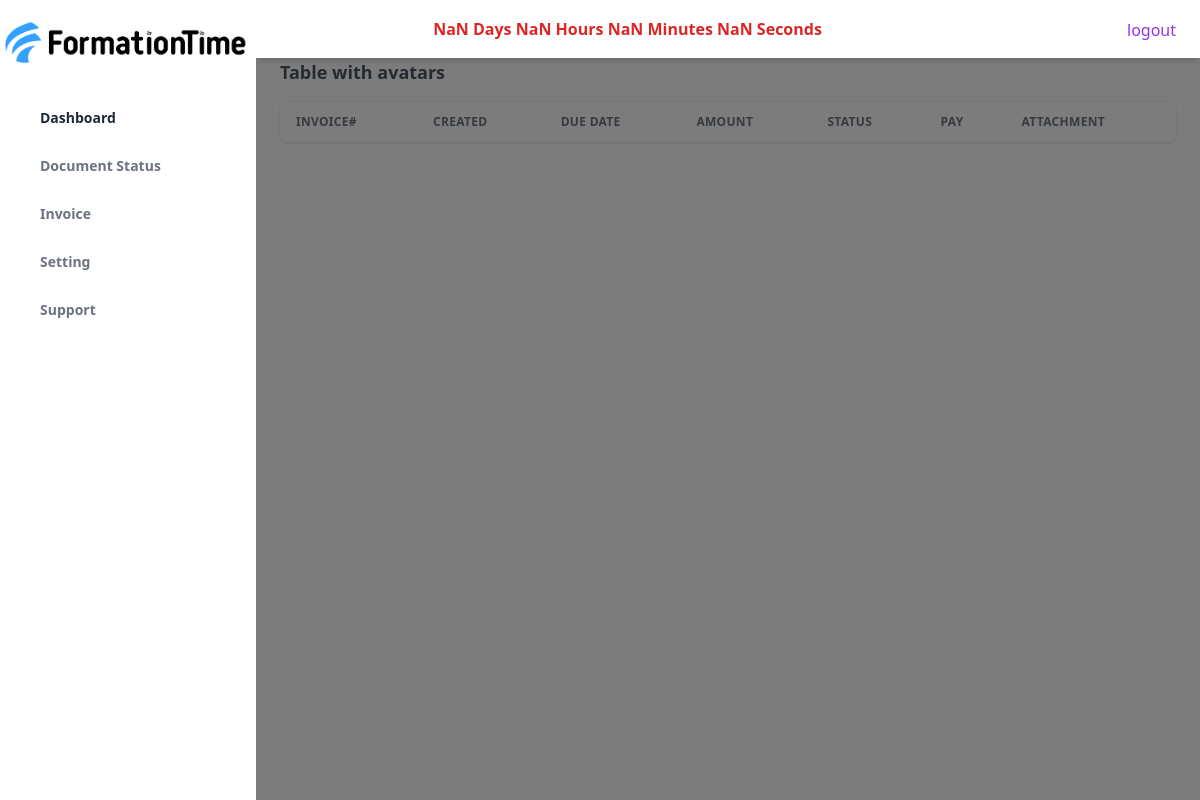
The app's page /invoice/ (signed in), older data.
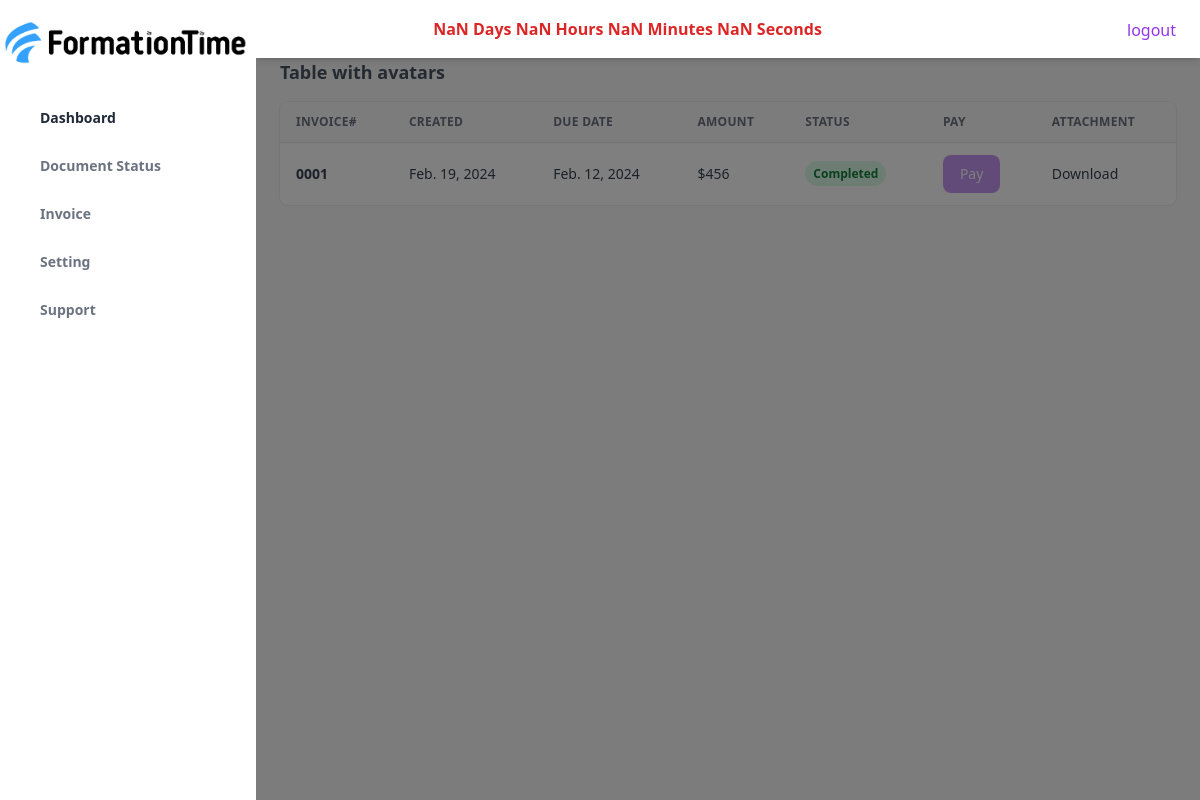
The same page, newer data.
### document/models.py (models this page shows, shortened)
class Invoice(models.Model):
    id = models.CharField(primary_key=True, max_length=10,editable=False)
    user = models.ForeignKey(Account, on_delete=models.CASCADE,blank=True,null=True)
    due_date = models.DateField(blank=True,null=True)
    created = models.DateField(auto_now=True)
    description = models.TextField(blank=True,null=True)
    amount = models.IntegerField()
    status = models.CharField(max_length=20,choices=Invoice_STATUS_CHOICES,blank=True,null=True)
    attachment = models.FileField(upload_to='invoice/',blank=True,null=True)
    pay_link = models.URLField(max_length=1000,blank=True,null=True)
    active_pay = models.BooleanField(default=False)

### document/views.py (the view)
# urls.py: path('invoice/',views.invoice_list),
@login_required()
def invoice_list(request):
    invoice_list = Invoice.objects.filter(user=request.user)
    return render(request,'document/invoice_list.html',{'invoice_list':invoice_list})

### template/document/invoice_list.html
{% extends 'base.html' %}
{% block content%}
<h4 class="mb-4 text-lg font-semibold text-gray-600 dark:text-gray-300">
  Table with avatars
</h4>
<div class="w-full mb-8 overflow-hidden rounded-lg shadow-xs">
  <div class="w-full overflow-x-auto">
    <table class="w-full whitespace-no-wrap">
      <thead>
        <tr
          class="text-xs font-semibold tracking-wide text-left text-gray-500 uppercase border-b dark:border-gray-700 bg-gray-50 dark:text-gray-400 dark:bg-gray-800">
          <th class="px-4 py-3">Invoice#</th>
          <th class="px-4 py-3">Created</th>
          <th class="px-4 py-3">Due Date</th>
          <th class="px-4 py-3">Amount</th>
          <th class="px-4 py-3">Status</th>
          <th class="px-4 py-3">Pay</th>
          <th class="px-4 py-3">Attachment</th>
        </tr>
      </thead>
      <tbody class="bg-white divide-y dark:divide-gray-700 dark:bg-gray-800">
        {% for invoice in invoice_list%}
        <tr class="text-gray-700 dark:text-gray-400">
          <td class="px-4 py-3">
            <div class="flex items-center text-sm">
              <p class="font-semibold">{{invoice.id}}</p>
            </div>
          </td>
          <td class="px-4 py-3 text-sm">
            {{invoice.created}}
          </td>
          <td class="px-4 py-3 text-sm">
            {{invoice.due_date}}
          </td>
          <td class="px-4 py-3 text-sm">
            ${{invoice.amount}}
          </td>
          <td class="px-4 py-3 text-xs">
            <span
              class="px-2 py-1 font-semibold leading-tight text-green-700 bg-green-100 rounded-full dark:bg-green-700 dark:text-green-100">
              {{invoice.get_status_display}}
            </span>
          </td>
          {%if invoice.active_pay%}
          <td class="px-4 py-3 text-sm">
            <a target="_blank" href="{{invoice.pay_link}}">
              <button
                  class="px-4 py-2 text-sm font-medium leading-5 text-white transition-colors duration-150 bg-purple-600 border border-transparent rounded-lg active:bg-purple-600 hover:bg-purple-700 focus:outline-none focus:shadow-outline-purple"
                >
                  Pay
                </button>
            </a>
          </td>
          {%else%}
          <td class="px-4 py-3 text-sm">
            <button
                  class="px-4 py-2 text-sm font-medium leading-5 text-white transition-colors duration-150 bg-purple-600 border border-transparent rounded-lg opacity-50 cursor-not-allowed focus:outline-none"
                >
                  Pay
                </button>
          </td>
          {%endif%}
          <td class="px-4 py-3 text-sm">
            <a target="_blank" href="{%if invoice.attachment%}{{invoice.attachment.url}}{%else%}#{%endif%}">Download</a>
          </td>
        </tr>
        {%endfor%}
      </tbody>
    </table>
  </div>
</div>
{%endblock%}

Row changes from the older to the newer data that the page shows:
now on this page (row edited): Invoice: id "0001", created "Feb. 19, 2024", due_date "Feb. 12, 2024", amount "456", status "Completed", active_pay "Pay"
